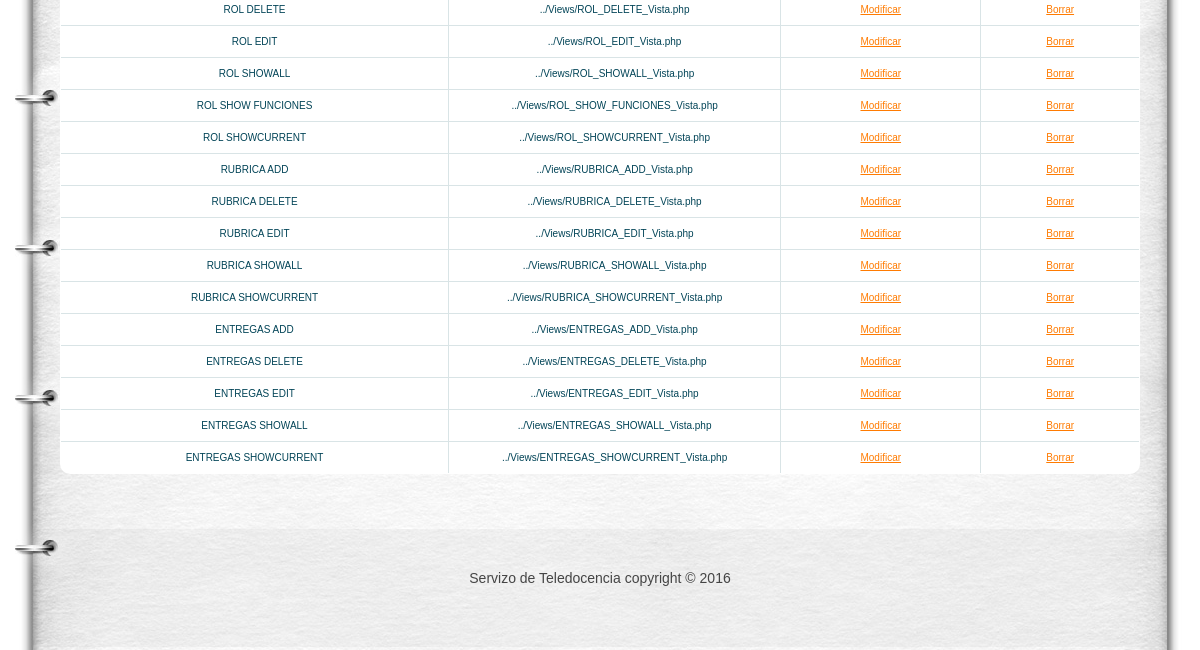
/et3_iu/Controllers/PAGINA_Controller.php (signed in, lower part), run on an earlier commit of the app's database.
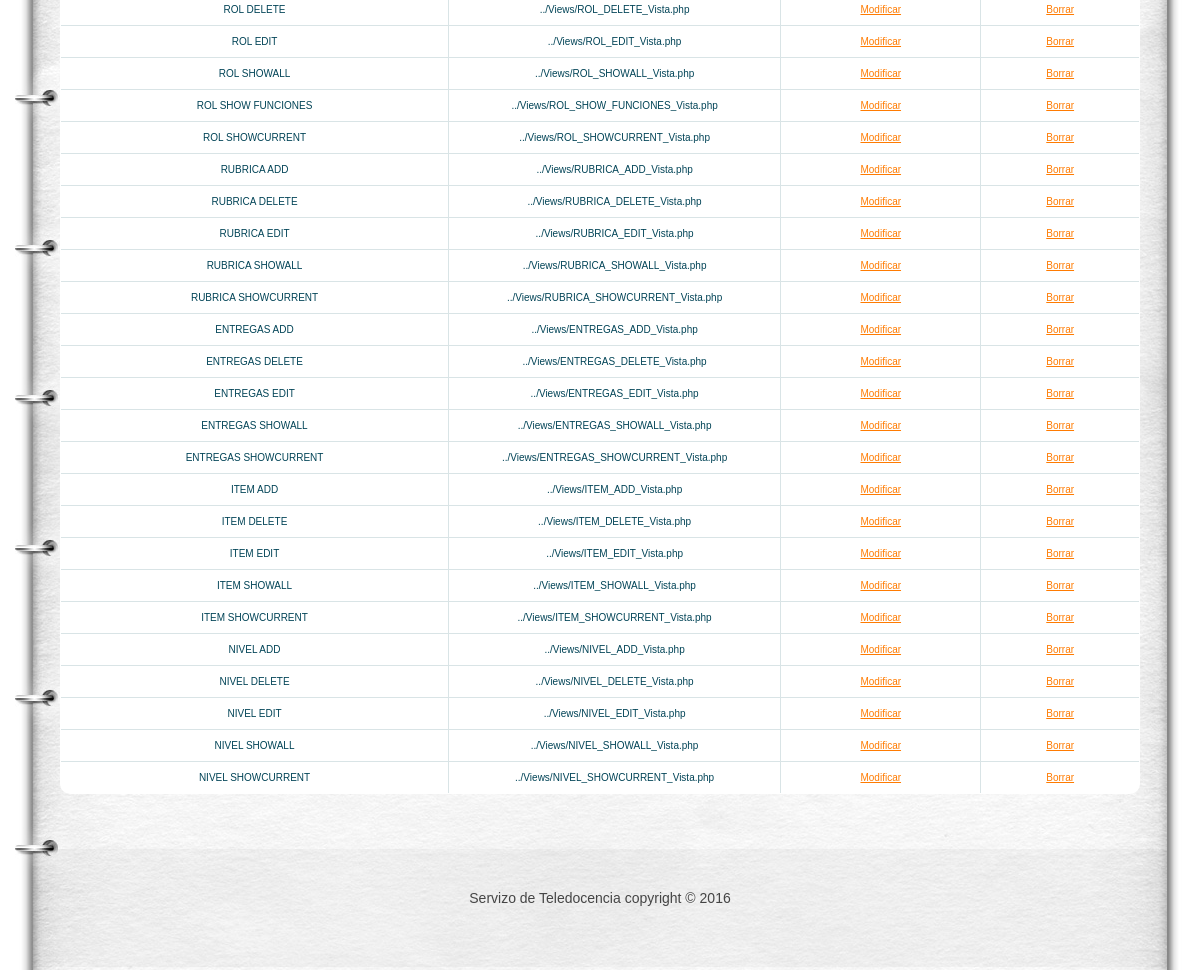
And on a later commit of the database.
### tables this page shows
CREATE TABLE IF NOT EXISTS `PAGINA` (
`PAGINA_ID` int(10) NOT NULL,
  `PAGINA_LINK` varchar(50) NOT NULL,
  `PAGINA_NOM` varchar(80) NOT NULL
);

### et3_iu/Controllers/PAGINA_Controller.php (called while the page is built, shortened)
<?php
include '../Models/PAGINA_Model.php';
	Switch ($_REQUEST['accion']) {
		default:
			if (!isset($_REQUEST['PAGINA_NOM'])) {
				$pagina = new Pagina('', '');
			} else {
				$pagina = get_data_form();
			}
			$datos = $pagina->ConsultarTodo();
			if (!tienePermisos('Pagina_Default')) {
				new Mensaje('No tienes los permisos necesarios', '../Views/DEFAULT_Vista.php');
			} else {
				new Pagina_Default($datos, '../Views/DEFAULT_Vista.php');
			}
	}
?>

### et3_iu/Models/PAGINA_Model.php (called while the page is built, shortened)
<?php
class Pagina
{
	function ConectarBD()
	{
		$this->mysqli = new mysqli("localhost", "iu2016", "iu2016", "IU2016");
	}
    function ConsultarTodo()
    {
        $sql = "select PAGINA_ID, PAGINA_NOM, PAGINA_LINK from PAGINA ORDER BY PAGINA_ID";
        if (!($resultado = $this->mysqli->query($sql))){
            return 'Error en la consulta sobre la base de datos';
        }
        else{
            $toret=array();
            $i=0;
            while ($fila= $resultado->fetch_array()) {
                $toret[$i]=$fila;
                $i++;
            }
            return $toret;
        }
    }
}

### et3_iu/Views/PAGINA_SHOWALL_Vista.php (the view, shortened to what this page needs)
<?php
class Pagina_default{
	private $datos;
	function __construct($array, $volver){
		$this->datos = $array;
		$this->render();
	}
	function render(){
		?>
		?> <head>
			<link rel="stylesheet" href="../css/reset.css" type="text/css" media="all">
			<link rel="stylesheet" href="../css/style.css" type="text/css" media="all">
		</head>
		<body id="page2">
		<div class="wrap">
			<div class="container">
				<?php
				$lista = array('PAGINA_NOM','PAGINA_LINK');
				?>
				<br><br>
				<div id="centrado"><table class="table" id="btable" border = 1>
						<?php
						for ($j=0;$j<count($this->datos);$j++){
							echo "<tr>";
							foreach ($this->datos [$j] as $clave => $valor) {
								for ($i = 0; $i < count($lista); $i++) {
									if ($clave === $lista[$i]) {
										?>
										<?php
										echo "<td>";
										echo $valor;
										echo "</td>";
									}
								}
							}
							?>
							<td>
								<a href='PAGINA_Controller.php?PAGINA_NOM=<?php echo $this->datos[$j]['PAGINA_NOM'] . '&accion='.$strings['Modificar']; ?>'><?php echo $strings['Modificar'] ?></a>
							</td>
							<td>
								<a href='PAGINA_Controller.php?PAGINA_NOM=<?php echo $this->datos[$j]['PAGINA_NOM'] . '&accion='.$strings['Borrar']; ?>'><?php echo $strings['Borrar'] ?></a>
							</td>
							<?php
							echo "<tr>";
						}
						?>
					</table></div>
			</div>
		</div>
		<footer>
			<div class="container">
				<div class="inside">
					<div class="wrapper">
						<div class="aligncenter"> Servizo de Teledocencia copyright © 2016 </div>
					</div>
				</div>
			</div>
		</footer>
		</body>
		<?php
	}
}

### et3_iu/css/style.css (style rules this page uses)
article, aside, audio, canvas, command, datalist, details, embed, figcaption, figure, footer, header, hgroup, keygen, meter, nav, output, progress, section, source, video { display:block; }
body { background:#fff; font-family:Arial, Helvetica, sans-serif; font-size:100%; line-height:1em; color:#454545; }
html, body { height:100%; }
.container { margin:0 auto; width:1080px; overflow:hidden; font-size:.875em; padding-bottom:176px; }
footer { background:url(../images/footer-bg.png) no-repeat center top; margin-top:-121px; min-width:940px; }
footer .container { height:121px; padding:0; }
.aligncenter { text-align:center; }
.wrapper { width:100%; overflow:hidden; }
.wrap { height:auto !important; height:100%; min-height:100%; background:url(../images/tail-middle.jpg) repeat-y center 194px; min-width:940px; }
#centrado { text-align: center; }
table { white-space: normal; line-height: normal; font-weight: normal; font-size: smaller; font-style: normal; color: black; text-align: center; font-variant: normal; border-color: gray; background-color: white; }
#btable { white-space: normal; line-height: normal; font-weight: normal; font-size: 10px; font-style: normal; color: black; text-align: center; font-variant: normal; border-color: gray; background-color: white; margin-left: 0px; }
#btable { width: 100%; overflow: hidden; background: #FFF; color: #024457; border-radius: 10px; border: 1px solid #008cc4; }
#btable tr { border: 1px solid #D9E4E6; }
#btable tr:nth-child(odd) { background-color: #EAF3F3; }
#btable td:first-child { display: table-cell; text-align: center; border-right: 1px solid #D9E4E6; }
footer .aligncenter { padding-top:39px; line-height:1.429em; }

What changed in the data, as far as the page shows it:
added pagina: PAGINA_NOM "ITEM ADD", PAGINA_LINK "../Views/ITEM_ADD_Vista.php"
added pagina: PAGINA_NOM "ITEM DELETE", PAGINA_LINK "../Views/ITEM_DELETE_Vista.php"
added pagina: PAGINA_NOM "ITEM EDIT", PAGINA_LINK "../Views/ITEM_EDIT_Vista.php"
added pagina: PAGINA_NOM "ITEM SHOWALL", PAGINA_LINK "../Views/ITEM_SHOWALL_Vista.php"
added pagina: PAGINA_NOM "ITEM SHOWCURRENT", PAGINA_LINK "../Views/ITEM_SHOWCURRENT_Vista.php"
added pagina: PAGINA_NOM "NIVEL ADD", PAGINA_LINK "../Views/NIVEL_ADD_Vista.php"
added pagina: PAGINA_NOM "NIVEL DELETE", PAGINA_LINK "../Views/NIVEL_DELETE_Vista.php"
added pagina: PAGINA_NOM "NIVEL EDIT", PAGINA_LINK "../Views/NIVEL_EDIT_Vista.php"
added pagina: PAGINA_NOM "NIVEL SHOWALL", PAGINA_LINK "../Views/NIVEL_SHOWALL_Vista.php"
added pagina: PAGINA_NOM "NIVEL SHOWCURRENT", PAGINA_LINK "../Views/NIVEL_SHOWCURRENT_Vista.php"
Also different on the page:
new list line: "Modificar Borrar"
